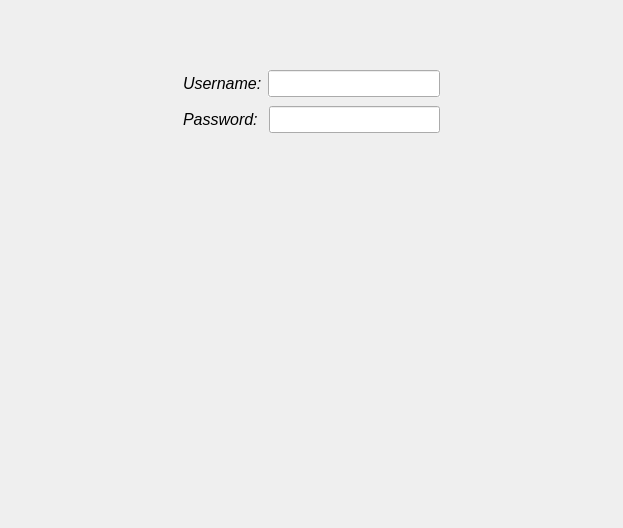
<?xml version="1.0" encoding="UTF-8"?>
<ui version="4.0">
 <class>LoginWindow</class>
 <widget class="QMainWindow" name="LoginWindow">
  <property name="geometry">
   <rect>
    <x>0</x>
    <y>0</y>
    <width>623</width>
    <height>528</height>
   </rect>
  </property>
  <property name="windowTitle">
   <string>LoginWindow</string>
  </property>
  <widget class="QWidget" name="centralWidget">
   <property name="font">
    <font>
     <pointsize>12</pointsize>
     <italic>true</italic>
    </font>
   </property>
   <property name="layoutDirection">
    <enum>Qt::LeftToRight</enum>
   </property>
   <property name="autoFillBackground">
    <bool>true</bool>
   </property>
   <layout class="QVBoxLayout" name="verticalLayout">
    <item>
     <layout class="QVBoxLayout" name="mainLayout" stretch="0,1,1,0">
      <property name="spacing">
       <number>9</number>
      </property>
      <property name="sizeConstraint">
       <enum>QLayout::SetMaximumSize</enum>
      </property>
      <property name="bottomMargin">
       <number>0</number>
      </property>
      <item>
       <layout class="QHBoxLayout" name="horizontalLayout_5">
        <property name="topMargin">
         <number>30</number>
        </property>
        <item>
         <spacer name="horizontalSpacer_13">
          <property name="orientation">
           <enum>Qt::Horizontal</enum>
          </property>
          <property name="sizeHint" stdset="0">
           <size>
            <width>40</width>
            <height>20</height>
           </size>
          </property>
         </spacer>
        </item>
        <item>
         <widget class="QLabel" name="label_3">
          <property name="maximumSize">
           <size>
            <width>600</width>
            <height>400</height>
           </size>
          </property>
          <property name="baseSize">
           <size>
            <width>0</width>
            <height>0</height>
           </size>
          </property>
          <property name="text">
           <string/>
          </property>
          <property name="pixmap">
           <pixmap>../../Pictures/HES LOGOO2.jpg</pixmap>
          </property>
          <property name="scaledContents">
           <bool>true</bool>
          </property>
          <property name="alignment">
           <set>Qt::AlignLeading|Qt::AlignLeft|Qt::AlignVCenter</set>
          </property>
         </widget>
        </item>
        <item>
         <spacer name="horizontalSpacer_12">
          <property name="orientation">
           <enum>Qt::Horizontal</enum>
          </property>
          <property name="sizeHint" stdset="0">
           <size>
            <width>40</width>
            <height>20</height>
           </size>
          </property>
         </spacer>
        </item>
       </layout>
      </item>
      <item>
       <layout class="QHBoxLayout" name="horizontalLayout_2">
        <item>
         <spacer name="horizontalSpacer_6">
          <property name="orientation">
           <enum>Qt::Horizontal</enum>
          </property>
          <property name="sizeHint" stdset="0">
           <size>
            <width>40</width>
            <height>20</height>
           </size>
          </property>
         </spacer>
        </item>
        <item>
         <widget class="QLabel" name="label">
          <property name="text">
           <string>Username:</string>
          </property>
         </widget>
        </item>
        <item>
         <widget class="QLineEdit" name="lineEdit_2">
          <property name="focusPolicy">
           <enum>Qt::NoFocus</enum>
          </property>
          <property name="autoFillBackground">
           <bool>true</bool>
          </property>
         </widget>
        </item>
        <item>
         <spacer name="horizontalSpacer_7">
          <property name="orientation">
           <enum>Qt::Horizontal</enum>
          </property>
          <property name="sizeHint" stdset="0">
           <size>
            <width>40</width>
            <height>20</height>
           </size>
          </property>
         </spacer>
        </item>
       </layout>
      </item>
      <item>
       <layout class="QHBoxLayout" name="horizontalLayout_3">
        <item>
         <spacer name="horizontalSpacer_4">
          <property name="orientation">
           <enum>Qt::Horizontal</enum>
          </property>
          <property name="sizeHint" stdset="0">
           <size>
            <width>40</width>
            <height>20</height>
           </size>
          </property>
         </spacer>
        </item>
        <item>
         <widget class="QLabel" name="label_2">
          <property name="text">
           <string>Password: </string>
          </property>
         </widget>
        </item>
        <item>
         <widget class="QLineEdit" name="lineEdit">
          <property name="focusPolicy">
           <enum>Qt::NoFocus</enum>
          </property>
          <property name="echoMode">
           <enum>QLineEdit::Password</enum>
          </property>
         </widget>
        </item>
        <item>
         <spacer name="horizontalSpacer_5">
          <property name="orientation">
           <enum>Qt::Horizontal</enum>
          </property>
          <property name="sizeHint" stdset="0">
           <size>
            <width>40</width>
            <height>20</height>
           </size>
          </property>
         </spacer>
        </item>
       </layout>
      </item>
      <item>
       <layout class="QVBoxLayout" name="verticalLayout_2">
        <property name="topMargin">
         <number>10</number>
        </property>
        <property name="bottomMargin">
         <number>10</number>
        </property>
        <item>
         <widget class="QWidget" name="keyboard" native="true">
          <property name="minimumSize">
           <size>
            <width>0</width>
            <height>0</height>
           </size>
          </property>
         </widget>
        </item>
        <item>
         <spacer name="verticalSpacer">
          <property name="orientation">
           <enum>Qt::Vertical</enum>
          </property>
          <property name="sizeHint" stdset="0">
           <size>
            <width>20</width>
            <height>40</height>
           </size>
          </property>
         </spacer>
        </item>
       </layout>
      </item>
     </layout>
    </item>
   </layout>
  </widget>
 </widget>
 <layoutdefault spacing="6" margin="11"/>
 <resources/>
 <connections/>
</ui>
